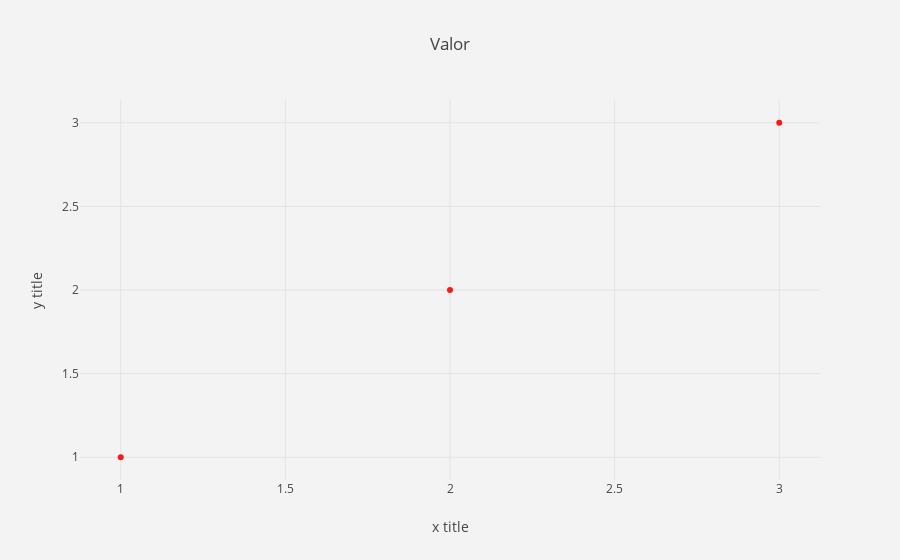

Here is the notebook cell this chart was saved with:
### Code cell
iplot(fig)

### Figure 1 — Plotly figure (JSON) as saved in the notebook; plotly's stock layout.template omitted (floating-point values rounded to 4 significant figures)
{"data": [{"marker": {"color": "red"}, "mode": "markers", "name": "jian", "opacity": 0.9, "type": "scatter", "uid": "adbcca59-3fe5-46ec-9e2c-02cc4464b76c", "x": [1, 2, 3], "y": [1, 2, 3]}], "layout": {"bargap": 0.2, "bargroupgap": 0.1, "paper_bgcolor": "rgb(243, 243, 243)", "plot_bgcolor": "rgb(243, 243, 243)", "title": {"text": "Valor"}, "xaxis": {"title": {"text": "x title"}}, "yaxis": {"title": {"text": "y title"}}}}
